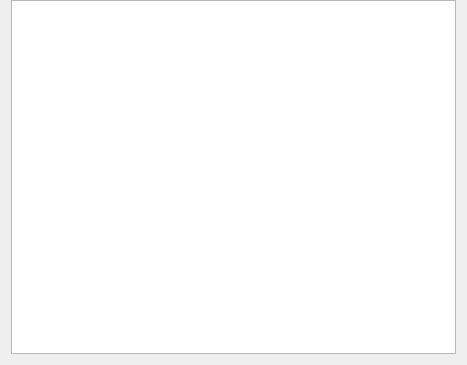
<?xml version="1.0" encoding="UTF-8"?>
<ui version="4.0">
 <class>BonusProgWindow</class>
 <widget class="QWidget" name="BonusProgWindow">
  <property name="geometry">
   <rect>
    <x>0</x>
    <y>0</y>
    <width>467</width>
    <height>365</height>
   </rect>
  </property>
  <property name="windowTitle">
   <string>Form</string>
  </property>
  <layout class="QVBoxLayout" name="verticalLayout">
   <property name="topMargin">
    <number>0</number>
   </property>
   <item>
    <widget class="QTableView" name="table">
     <property name="minimumSize">
      <size>
       <width>0</width>
       <height>80</height>
      </size>
     </property>
     <property name="font">
      <font>
       <pointsize>12</pointsize>
      </font>
     </property>
    </widget>
   </item>
  </layout>
 </widget>
 <resources/>
 <connections/>
</ui>
